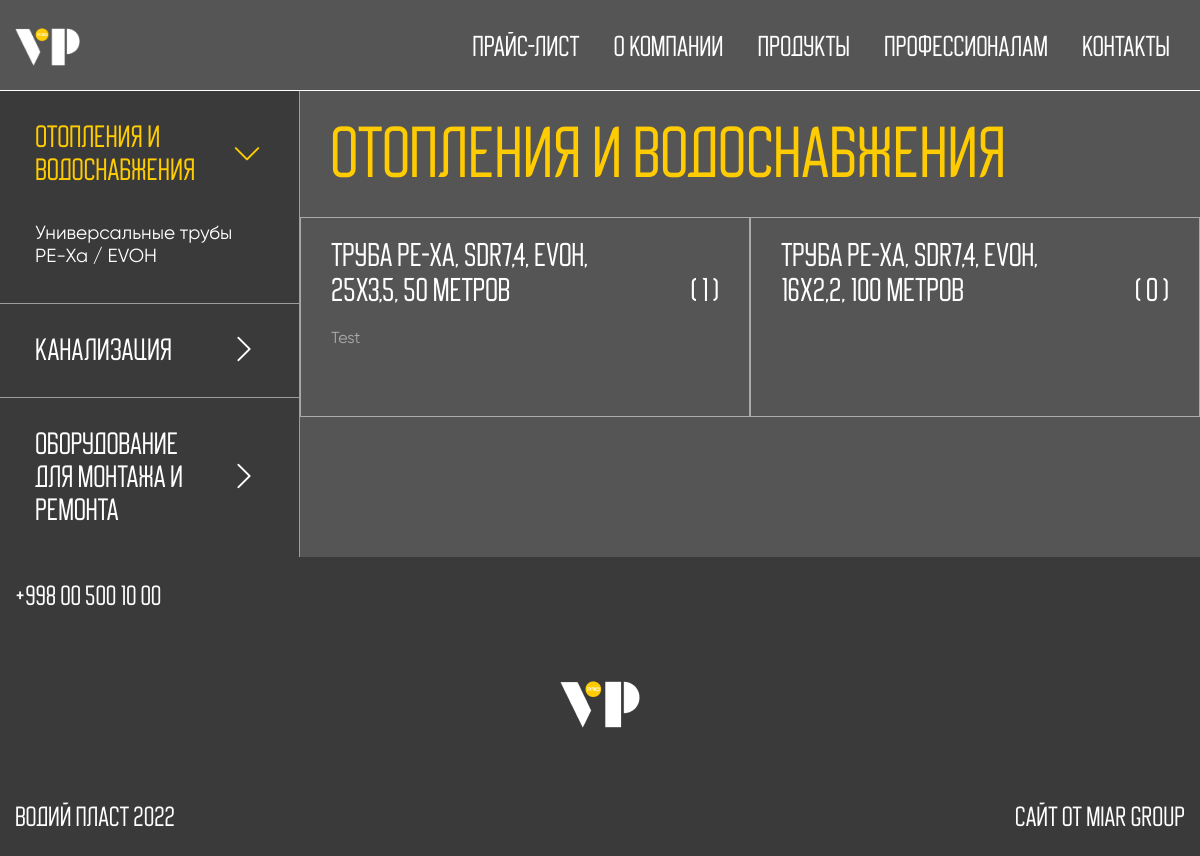
The app's page /categories/?ct1id=1&ctid2=1, older data.
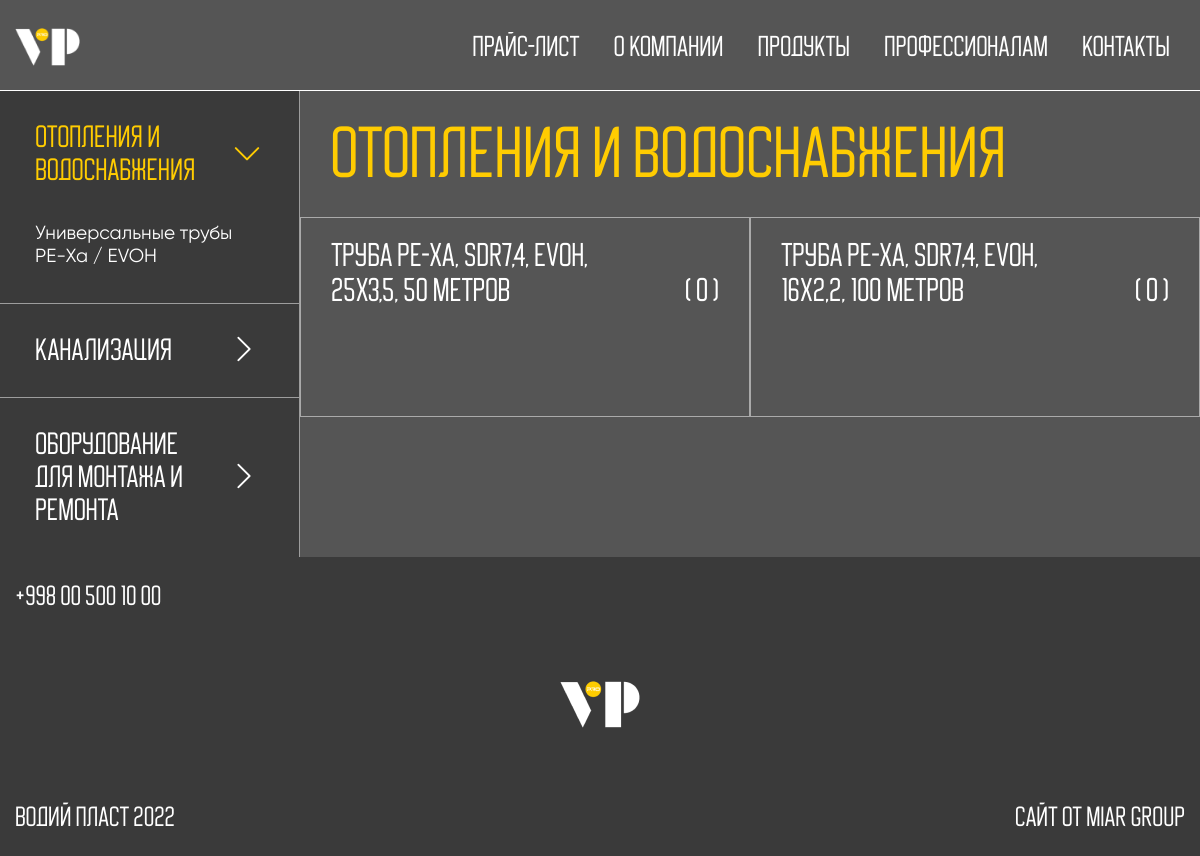
The same page, newer data.
### main/models.py (models this page shows, shortened)
class ProductCategory1(models.Model):
    name = models.CharField("Mahsulot bosh kategoriyasi", max_length=150)
    short = models.CharField("Qisqa nomi", max_length=100)
    imgon = models.ImageField("Mahsulot rasmi #1", upload_to="images/product categories/")
    imgunder = models.ImageField("Mahsulot rasmi #2", upload_to="images/product categories/")
    imgmobile = models.ImageField("Mahsulot rasmi telefo'nda", upload_to="images/product categories/")
    date = models.DateField(auto_now_add=True)
    class Meta:
        verbose_name = "Product Category1"
        verbose_name_plural = "Product Categories1"

class ProductCategory2(models.Model):
    name = models.CharField("Sertifikatlar kategoriyasi",max_length=150)
    bind = models.ForeignKey(ProductCategory1, on_delete=models.CASCADE)
    date = models.DateField(auto_now_add=True)
    class Meta:
        verbose_name = "Product Categories2"
        verbose_name_plural = "Product Categories2"

class ProductCategory3(models.Model):
    name = models.CharField("Sertifikatlar kategoriyasi", max_length=150)
    bind = models.ForeignKey(ProductCategory2, on_delete=models.CASCADE)
    date = models.DateField(auto_now_add=True)
    def len(self):
        length = len(Product.objects.select_related("bind").filter(bind=self.id).filter(show=True))
        return length
    class Meta:
        verbose_name = "Product Categories3"
        verbose_name_plural = "Product Categories3"

class Product(models.Model):
    bind = models.ForeignKey(ProductCategory3, on_delete=models.CASCADE)
    name = models.CharField("Tovar nomi", max_length=500)
    show = models.BooleanField(default=True)
    img = models.ImageField("Tovar rasmi", upload_to="images/products/")
    date = models.DateField(auto_now_add=True)
    class Meta:
        ordering = ['-id']

### main/views.py (the view)
# urls.py: path('categories/', categories, name="categories"),
def categories(request):
    to = 0
    tocategory2 = 0
    procuct_categories1 = ProductCategory1.objects.all()
    procuct_categories2 = ProductCategory2.objects.select_related("bind").all()
    products = Product.objects.select_related("bind").all()
    procuct_categories3 = None
    if request.GET:
        cat1id = request.GET.get("ct1id")
        cat2id = request.GET.get("ctid2")
        to = cat1id
        if cat2id is not None:
            procuct_categories3 = ProductCategory3.objects.filter(bind=cat2id).select_related("bind")
            tocategory2 = int(cat2id)
        else:
            id2 = ProductCategory2.objects.filter(bind=cat1id).select_related("bind")[0].id
            procuct_categories3 = ProductCategory3.objects.select_related("bind").filter(bind=id2)
            tocategory2 = int(id2)
    context = {
        "product_categories1": procuct_categories1,
        "procuct_categories2": procuct_categories2,
        "to": int(to),
        "procuct_categories3": procuct_categories3,
        "tocategory2": tocategory2,
        "products": products,
    }
    return render(request, 'categories.html', context)

### templates/categories.html (shortened to what this page needs)
{% extends 'base/base.html' %}
{% block main %}
    <header class="header_dcm" id="header">
		{% include 'nav/nav.html' %}
	</header>
	<main class="main_dcm">
		<section>
			<div class="container_dcm">
				<div class="dcm_left_menu">
					{% for category in product_categories1 %}
					{% if to == category.id %}
					<div class="categories_dcm_block categories_page checked_categories" data-id="{{category.id}}" onclick="checked(this)">
						<p>{{category.name}}</p>
						<p class="rotater">
							<i class="bi bi-chevron-right"></i>
						</p>
					</div>
					{% else %}
					<div class="categories_dcm_block categories_page" data-id="{{category.id}}" onclick="checked(this)">
						<p>{{category.name}}</p>
						<p class="rotater">
							<i class="bi bi-chevron-right"></i>
						</p>
					</div>
					{% endif %}
					<div class="category1_in_categories">
						<ul class="category1_in_categories_items">
							{% for category2 in procuct_categories2 %}
								{% if category == category2.bind %}
									{% if tocategory2 == category2.id %}
										<li>
											<a href="?ct1id={{category.id}}&ctid2={{category2.id}}" class="getct3" style="color:white !important;">{{category2.name}}</a>
										</li>
									{% else %}
										<li>
											<a href="?ct1id={{category.id}}&ctid2={{category2.id}}" class="getct3">{{category2.name}}</a>
										</li>
									{% endif %}
								{% endif %}
							{% endfor %}
						</ul>
					</div>
					{% endfor %}
				</div>
				<div class="right_documents right_categories">
					<p class="right_documents_title right_categories_title">
						{% for category in product_categories1 %}
						{% if to == category.id %}
							{{category.name}}
						{% endif %}
						{% endfor %}
					</p>
					<div class="category2_in_categories_block">
						{% if procuct_categories3 %}
							{% for category3 in procuct_categories3 %}
							<div class="category2_in_categories">
							<div class="category2_in_name_length">
								<p>{{category3.name}}</p>
								<p>( {{category3.len}} )</p>
							</div>
							<div class="category2_in_items">
								<ul>
									{% for product in products %}
										{% if category3 == product.bind %}
											{% if product.show %}
												<li>
													<a class="getproduct_single" href="get_product/?productid={{product.id}}" >{{product.name}}</a>
												</li>
											{% endif %}
										{% endif %}
									{% endfor %}
								</ul>
							</div>
						</div>
						{% endfor %}
						{% else %}
						<h1 class='no_result'>продукт не найден</h1>
						{% endif %}
					</div>
				</div>
			</div>
		</section>
	</main>
	<footer class="footer footerpg3" id="footer">
		<div class="container_lg">
			<div class="footer_phone_number">
				<p><a href="tel:998 00 500 10 00">+998 00 500 10 00</a></p>
			</div>
			<div class="footer_logo">
				<a href="{% url 'main:index' %}">
					<img src="/static/images/logo/logo.png" alt="">
				</a>
			</div>
			<div class="footer_group">
				<p>водий пласт 2022</p>
				<p>сайт от MIAR group</p>
			</div>
		</div>
	</footer>
{% endblock %}

### templates/base/base.html (shortened to what this page needs)
{% load static %}
<!DOCTYPE html>
<html lang="en">
<head>
	<link rel="stylesheet" href="https://cdn.jsdelivr.net/npm/bootstrap-icons@1.8.1/font/bootstrap-icons.css">
	<link rel="stylesheet" type="text/css" href="/static/css/swiper.css">
	<link rel="stylesheet" type="text/css" href="/static/css/js.css">
	<link rel="stylesheet" type="text/css" href="/static/css/index.css">
</head>
<body>
	{% block main %}
	{% endblock %}
</body>
</html>

### templates/nav/nav.html (shortened to what this page needs)
<section class="navbar_section">
    <div class="container_lg">
        <nav class="navbar_container">
            <div class="navbar_left_items">
                <div class="navbar_logo">
                    <a href="{% url 'main:index' %}">
                        <img src="/static/images/logo/logo.png">
                    </a>
                </div>
            </div>
            <div class="navbar_right_items">
                <ul>
                    <li>
                        <a href="/static/documents/sample.pdf" download class="link_bottom">пРАЙС-ЛИСТ</a>
                    </li>
                    <li>
                        <a href="{% url 'main:company' %}" target="_blank" class="link_bottom">О компании</a>
                    </li>
                    <li>
                        <a href="{% url 'main:categories' %}?ct1id=1&ctid2=1" target="_blank" class="link_bottom">Продукты</a>
                    </li>
                    <li>
                        <a href="{% url 'main:documents' %}" target="_blank" class="link_bottom">Профессионалам</a>
                    </li>
                    <li>
                        <a href="{% url 'main:contact' %}" target="_blank" class="link_bottom">Контакты</a>
                    </li>
                </ul>
            </div>
        </nav>
    </div>
</section>

### staticfiles/css/js.css (style rules this page uses)
.checked_categories { color:#FFCC01 !important; border-bottom: none !important; }
.checked_categories_rotate { transform: rotate(90deg); }
.categories_height { max-height:100% !important; transition: max-height 1s ease-out; }

Row changes from the older to the newer data that the page shows:
removed Product: name "Test", shown under ProductCategory3 "Труба PE-Xa, SDR7,4, EVOH, 25х3,5, 50 метров"
computed for ProductCategory3 "Труба PE-Xa, SDR7,4, EVOH, 25х3,5, 50 метров": len "1" → "0"
